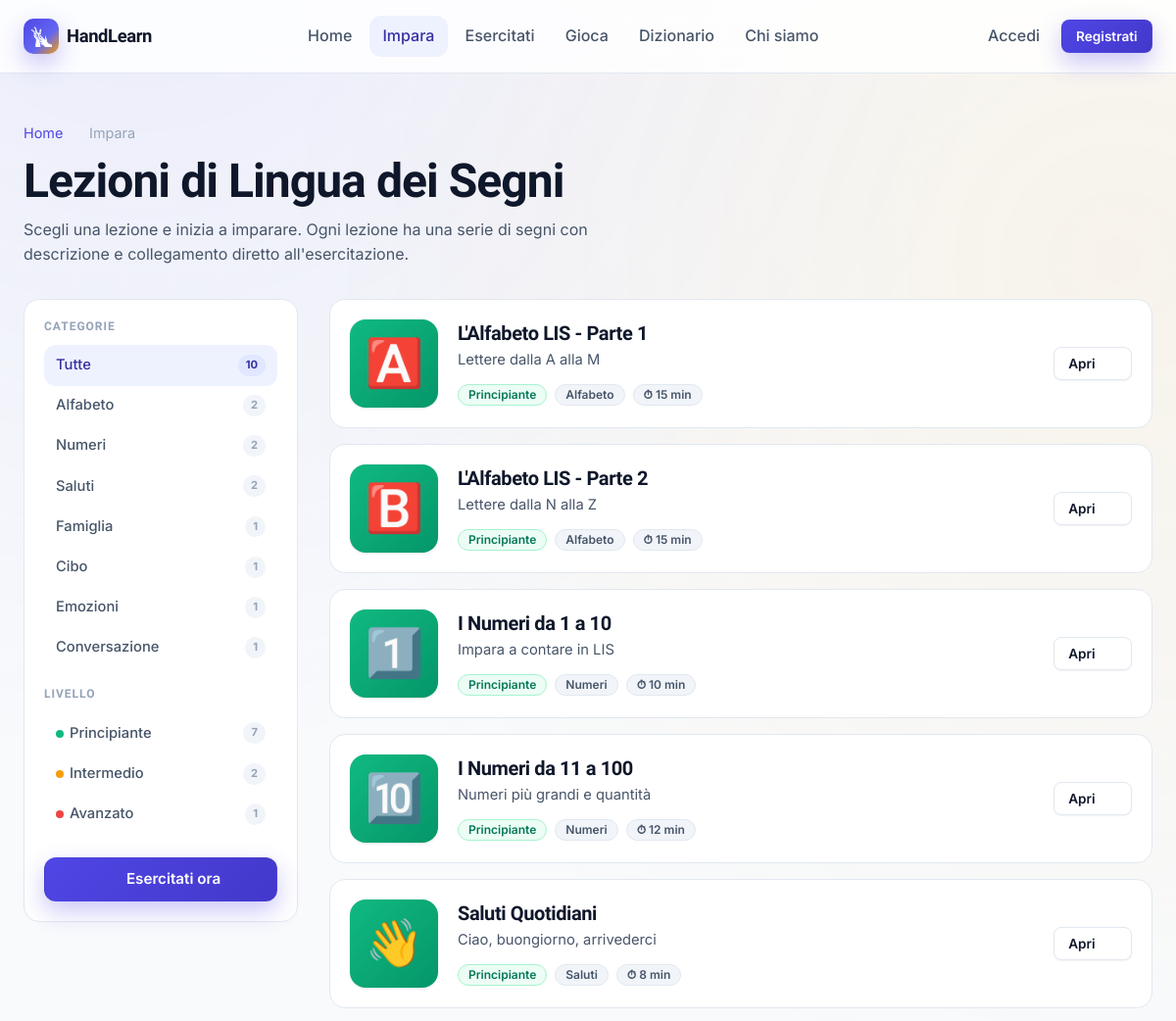
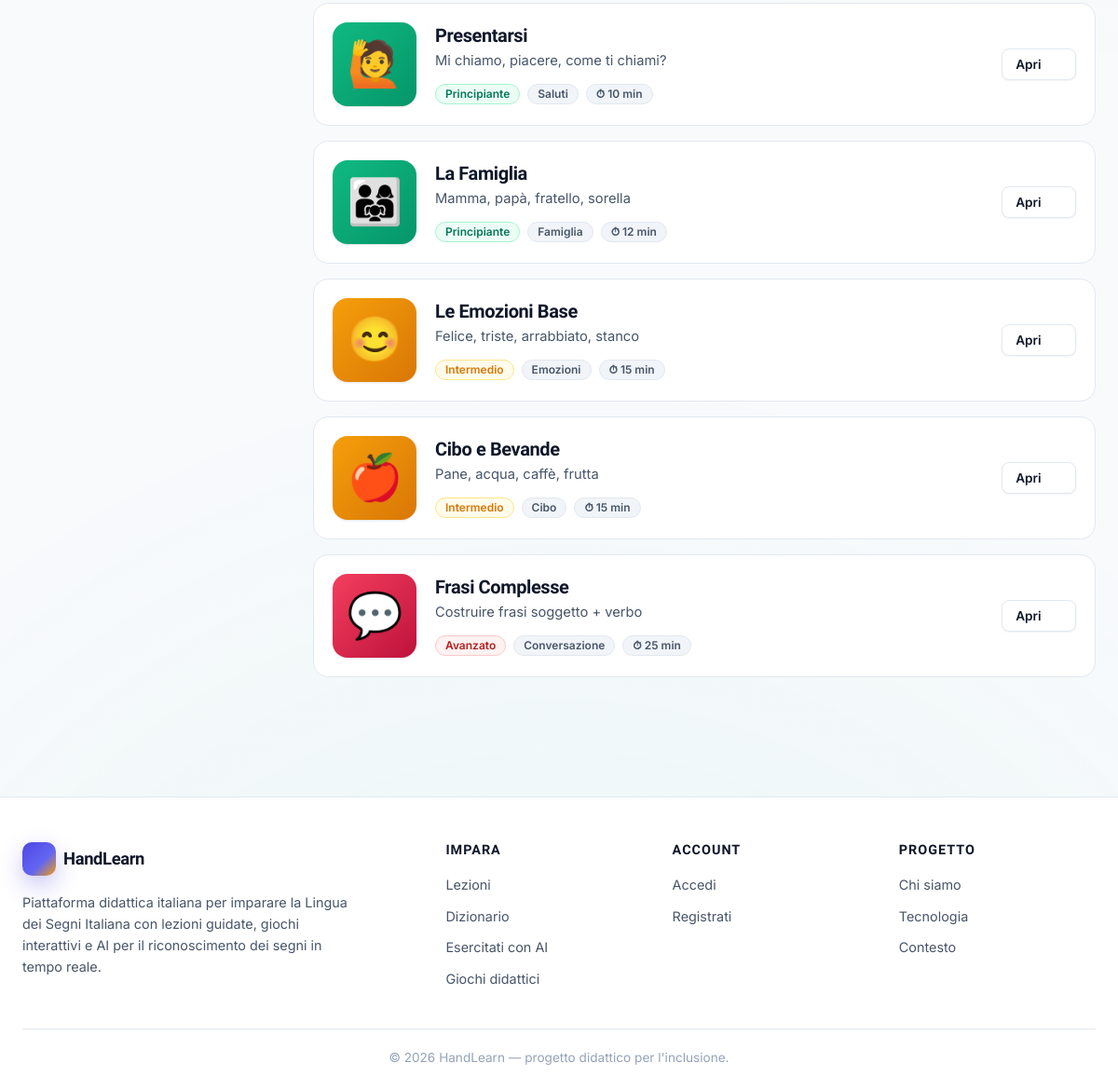
Page /impara.php on the committed database (2 pictures, top to bottom).
### tables this page shows
CREATE TABLE IF NOT EXISTS categorie (
    id     INT AUTO_INCREMENT PRIMARY KEY,
    slug   VARCHAR(50) NOT NULL UNIQUE,
    nome   VARCHAR(80) NOT NULL,
    icona  VARCHAR(10) DEFAULT NULL
);

CREATE TABLE IF NOT EXISTS lezioni (
    id            INT AUTO_INCREMENT PRIMARY KEY,
    titolo        VARCHAR(120) NOT NULL,
    descrizione   TEXT,
    icona         VARCHAR(10) DEFAULT '📘',
    durata_min    INT DEFAULT 10,
    livello       ENUM('principiante','intermedio','avanzato') DEFAULT 'principiante',
    categoria_id  INT DEFAULT NULL,
    FOREIGN KEY (categoria_id) REFERENCES categorie(id) ON DELETE SET NULL
);

### impara.php (the view, shortened to what this page needs)
<?php
require_once __DIR__ . '/includes/auth.php';
require_once __DIR__ . '/includes/components/sign_visual.php';
$categorie = $conn->query(
    'SELECT c.id, c.slug, c.nome,
            (SELECT COUNT(*) FROM lezioni l WHERE l.categoria_id = c.id) AS n
     FROM categorie c ORDER BY c.id'
)->fetch_all(MYSQLI_ASSOC);
$livelli = [
    ['slug' => 'principiante', 'nome' => 'Principiante', 'color' => '#10b981', 'n' => $conn->query("SELECT COUNT(*) FROM lezioni WHERE livello = 'principiante'")->fetch_row()[0]],
    ['slug' => 'intermedio',  'nome' => 'Intermedio',  'color' => '#f59e0b', 'n' => $conn->query("SELECT COUNT(*) FROM lezioni WHERE livello = 'intermedio'")->fetch_row()[0]],
    ['slug' => 'avanzato',   'nome' => 'Avanzato',   'color' => '#ef4444', 'n' => $conn->query("SELECT COUNT(*) FROM lezioni WHERE livello = 'avanzato'")->fetch_row()[0]],
];
$lezioni = $conn->query(
    'SELECT l.*, c.slug AS cat_slug, c.nome AS cat_nome
     FROM lezioni l
     LEFT JOIN categorie c ON c.id = l.categoria_id
     ORDER BY
       FIELD(l.livello, "principiante","intermedio","avanzato"),
       l.id'
)->fetch_all(MYSQLI_ASSOC);
$totaleLezioni = count($lezioni);
include __DIR__ . '/includes/header.php';
?>
<section class="page-header">
    <div class="container">
        <nav class="breadcrumb">
            <a href="index.php">Home</a>
            <?= hl_icon('arrow-right', 12) ?>
            <span>Impara</span>
        </nav>
        <h1>Lezioni di Lingua dei Segni</h1>
        <p>Scegli una lezione e inizia a imparare. Ogni lezione ha una serie di segni
           con descrizione e collegamento diretto all'esercitazione.</p>
    </div>
</section>
<section class="section" style="padding-top:0;">
    <div class="container">
        <div class="lessons-layout">
            <aside class="lessons-sidebar">
                <h4>Categorie</h4>
                <ul class="cat-list">
                    <li><a href="#" class="active" data-category="all">
                        Tutte <span class="count"><?= $totaleLezioni ?></span>
                    </a></li>
                    <?php foreach ($categorie as $c): ?>
                        <li><a href="#" data-category="<?= htmlspecialchars($c['slug']) ?>">
                            <?= htmlspecialchars($c['nome']) ?>
                            <span class="count"><?= (int)$c['n'] ?></span>
                        </a></li>
                    <?php endforeach; ?>
                </ul>
                <h4>Livello</h4>
                <ul class="cat-list">
                    <?php foreach ($livelli as $l): ?>
                        <li><a href="#" data-level="<?= htmlspecialchars($l['slug']) ?>">
                            <span><span class="dot" style="color:<?= htmlspecialchars($l['color']) ?>; margin-right:6px;"></span><?= htmlspecialchars($l['nome']) ?></span>
                            <span class="count"><?= (int)$l['n'] ?></span>
                        </a></li>
                    <?php endforeach; ?>
                </ul>
                <a href="esercitati.php" class="btn btn-primary btn-block mt-6">
                    <?= hl_icon('camera', 18) ?> Esercitati ora
                </a>
            </aside>
            <div class="lessons-list flex-col" style="gap:var(--s-4);">
                <?php foreach ($lezioni as $l):
                    $color = ['principiante' => 'emerald', 'intermedio' => 'amber', 'avanzato' => 'rose'][$l['livello']] ?? 'violet';
                    $badge = ['principiante' => 'badge-success', 'intermedio' => 'badge-accent', 'avanzato' => 'badge-danger'][$l['livello']] ?? 'badge-primary';
                ?>
                    <a href="lezione.php?id=<?= (int)$l['id'] ?>"
                       class="lesson-card"
                       data-lesson-category="<?= htmlspecialchars($l['cat_slug'] ?? '') ?>"
                       data-lesson-level="<?= htmlspecialchars($l['livello']) ?>">
                        <?= render_sign_visual($l['titolo'], ['color' => $color, 'label' => false, 'icona' => $l['icona']]) ?>
                        <div>
                            <h3><?= htmlspecialchars($l['titolo']) ?></h3>
                            <p><?= htmlspecialchars($l['descrizione']) ?></p>
                            <div class="meta">
                                <span class="badge <?= $badge ?>">
                                    <?= htmlspecialchars(ucfirst($l['livello'])) ?>
                                </span>
                                <?php if (!empty($l['cat_nome'])): ?>
                                    <span class="badge"><?= htmlspecialchars($l['cat_nome']) ?></span>
                                <?php endif; ?>
                                <span class="badge">⏱ <?= (int)$l['durata_min'] ?> min</span>
                            </div>
                        </div>
                        <span class="btn btn-secondary btn-sm hide-mobile">
                            Apri <?= hl_icon('arrow-right', 14) ?>
                        </span>
                    </a>
                <?php endforeach; ?>
            </div>
        </div>
    </div>
</section>
<?php include __DIR__ . '/includes/footer.php'; ?>

### includes/components/sign_visual.php (shortened to what this page needs)
<?php
if (!function_exists('render_sign_visual')) {
    function render_sign_visual(string $name, array $opts = []): string {
        $size  = $opts['size']  ?? 'md';
        $color = $opts['color'] ?? hl_pick_sign_color($name);
        $label = $opts['label'] ?? true;
        $extra = '';
        $filename = trim($name) . '.png';
        $imagePath = 'assets/segni_immagini/' . $filename;
        $fullPath = __DIR__ . '/../../' . $imagePath;
        $html  = '<div class="sign sign-' . htmlspecialchars($color) . $extra . '">';
        if (isset($opts['icona']) && $opts['icona']) {
            $html .= '<h1 class="sign-image-wrapper">
                ' . htmlspecialchars($opts['icona']) . '
            </h1>';
        }
        $html .= '</div>';
        return $html;
    }
}
if (!function_exists('hl_icon')) {
    function hl_icon(string $name, int $size = 20, string $extra = ''): string {
        $stroke = '
            stroke="currentColor"
            stroke-width="2"
            stroke-linecap="round"
            stroke-linejoin="round"
            fill="none"
        ';
        $paths = [
            'book' =>
                '<path d="M4 19.5A2.5 2.5 0 0 1 6.5 17H20"/>
                 <path d="M6.5 2H20v20H6.5A2.5 2.5 0 0 1 4 19.5v-15A2.5 2.5 0 0 1 6.5 2z"/>',
            'gamepad' =>
                '<line x1="6" y1="11" x2="10" y2="11"/>
                 <line x1="8" y1="9" x2="8" y2="13"/>
                 <line x1="15" y1="12" x2="15.01" y2="12"/>
                 <line x1="18" y1="10" x2="18.01" y2="10"/>
                 <rect x="2" y="6" width="20" height="12" rx="2"/>',
            'target' =>
                '<circle cx="12" cy="12" r="10"/>
                 <circle cx="12" cy="12" r="6"/>
                 <circle cx="12" cy="12" r="2"/>',
            'home' =>
                '<path d="M3 12l9-9 9 9"/>
                 <path d="M5 10v10a1 1 0 0 0 1 1h3v-6h6v6h3a1 1 0 0 0 1-1V10"/>',
            'user' =>
                '<path d="M20 21v-2a4 4 0 0 0-4-4H8a4 4 0 0 0-4 4v2"/>
                 <circle cx="12" cy="7" r="4"/>',
            'check' =>
                '<polyline points="20 6 9 17 4 12"/>',
            'x' =>
                '<line x1="18" y1="6" x2="6" y2="18"/>
                 <line x1="6" y1="6" x2="18" y2="18"/>',
            'search' =>
                '<circle cx="11" cy="11" r="8"/>
                 <line x1="21" y1="21" x2="16.65" y2="16.65"/>',
            'heart' =>
                '<path d="M20.84 4.61a5.5 5.5 0 0 0-7.78 0L12 5.67l-1.06-1.06a5.5 5.5 0 0 0-7.78 7.78l1.06 1.06L12 21.23l7.78-7.78 1.06-1.06a5.5 5.5 0 0 0 0-7.78z"
                 fill="currentColor"
                 stroke="none"/>',
            'star' =>
                '<polygon points="12 2 15.09 8.26 22 9.27 17 14.14 18.18 21.02 12 17.77 5.82 21.02 7 14.14 2 9.27 8.91 8.26 12 2"
                 fill="currentColor"
                 stroke="none"/>',
            'menu' =>
                '<line x1="3" y1="12" x2="21" y2="12"/>
                 <line x1="3" y1="6" x2="21" y2="6"/>
                 <line x1="3" y1="18" x2="21" y2="18"/>',
            'camera' =>
                '<path d="M23 19a2 2 0 0 1-2 2H3a2 2 0 0 1-2-2V8a2 2 0 0 1 2-2h4l2-3h6l2 3h4a2 2 0 0 1 2 2z"/>
                 <circle cx="12" cy="13" r="4"/>',
            'mic' =>
                '<path d="M12 1a3 3 0 0 0-3 3v8a3 3 0 0 0 6 0V4a3 3 0 0 0-3-3z"/>
                 <path d="M19 10v2a7 7 0 0 1-14 0v-2"/>
                 <line x1="12" y1="19" x2="12" y2="23"/>',
        ];
        $svg = $paths[$name] ?? $paths['star'];
        $cls = $extra
            ? ' class="' . htmlspecialchars($extra) . '"'
            : '';
        return '
            <svg
                width="' . $size . '"
                height="' . $size . '"
                viewBox="0 0 24 24"
                ' . $stroke . '
                ' . $cls . '
            >
                ' . $svg . '
            </svg>
        ';
    }
}

### rows in the picture
categorie: nome "Alfabeto", n "2"
categorie: nome "Numeri", n "2"
categorie: nome "Saluti", n "2"
categorie: nome "Famiglia", n "1"
categorie: nome "Cibo", n "1"
categorie: nome "Emozioni", n "1"
categorie: nome "Conversazione", n "1"
lezioni: nome "Principiante", id "7", icona "👨‍👩‍👧", titolo "La Famiglia", descrizione "Mamma, papà, fratello, sorella", livello "Principiante", categoria.nome "Famiglia", durata_min "12"
lezioni: icona "🅰️", titolo "L'Alfabeto LIS - Parte 1", descrizione "Lettere dalla A alla M", livello "Principiante", categoria.nome "Alfabeto", durata_min "15"
lezioni: icona "🅱️", titolo "L'Alfabeto LIS - Parte 2", descrizione "Lettere dalla N alla Z", livello "Principiante", categoria.nome "Alfabeto", durata_min "15"
lezioni: icona "1️⃣", titolo "I Numeri da 1 a 10", descrizione "Impara a contare in LIS", livello "Principiante", categoria.nome "Numeri", durata_min "10"
lezioni: icona "🔟", titolo "I Numeri da 11 a 100", descrizione "Numeri più grandi e quantità", livello "Principiante", categoria.nome "Numeri", durata_min "12"
lezioni: icona "👋", titolo "Saluti Quotidiani", descrizione "Ciao, buongiorno, arrivederci", livello "Principiante", categoria.nome "Saluti", durata_min "8"
lezioni: icona "🙋", titolo "Presentarsi", descrizione "Mi chiamo, piacere, come ti chiami?", livello "Principiante", categoria.nome "Saluti", durata_min "10"
lezioni: icona "😊", titolo "Le Emozioni Base", descrizione "Felice, triste, arrabbiato, stanco", livello "Intermedio", categoria.nome "Emozioni", durata_min "15"
lezioni: icona "🍎", titolo "Cibo e Bevande", descrizione "Pane, acqua, caffè, frutta", livello "Intermedio", categoria.nome "Cibo", durata_min "15"
lezioni: icona "💬", titolo "Frasi Complesse", descrizione "Costruire frasi soggetto + verbo", livello "Avanzato", categoria.nome "Conversazione", durata_min "25"

### other values in the picture
$totaleLezioni "10"
$l['nome'] "Intermedio"
$l['n'] "2"
$l['nome'] "Avanzato"
$l['n'] "1"
